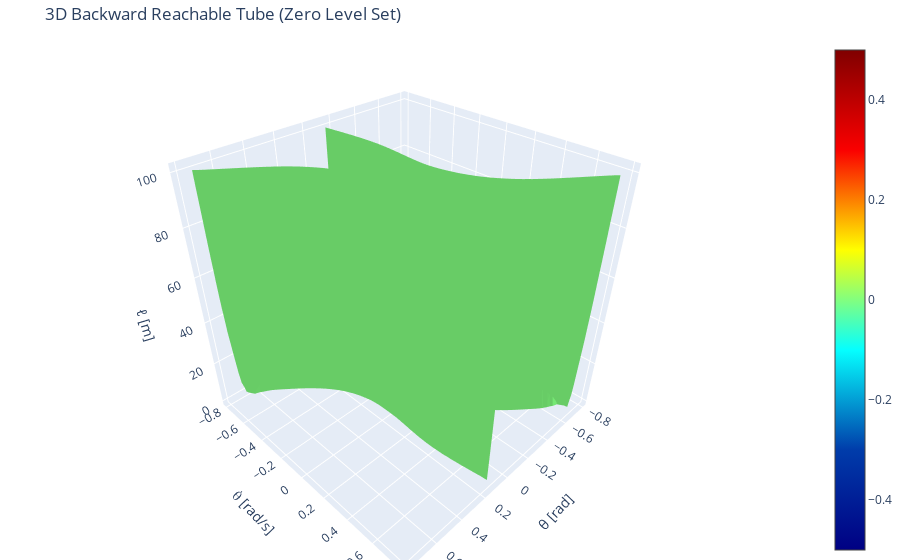

Notebook source saved alongside this figure:
### Code cell
fig = go.Figure(data=go.Isosurface(
    x=grid.states[..., 0].ravel(),  # θ
    y=grid.states[..., 1].ravel(),  # θ̇
    z=grid.states[..., 2].ravel(),  # ℓ
    value=target_values.ravel(),   # Value function
    isomin=0,
    isomax=0,
    surface_count=1,
    colorscale="Jet",
    caps=dict(x_show=False, y_show=False, z_show=False),  # Hide cut faces
    showscale=True
))

fig.update_layout(
    title="3D Backward Reachable Tube (Zero Level Set)",
    scene=dict(
        xaxis_title="θ [rad]",
        yaxis_title="θ̇ [rad/s]",
        zaxis_title="ℓ [m]",
    ),
    margin=dict(l=0, r=0, t=40, b=0)
)

fig.show()

### Figure 1 — Plotly figure (JSON) as saved in the notebook; plotly's stock layout.template omitted (floating-point values rounded to 4 significant figures; data arrays with more than 128 entries replaced by an {"elided": "..."} marker saying what was removed)
{"data": [{"caps": {"x": {"show": false}, "y": {"show": false}, "z": {"show": false}}, "colorscale": [[0, "rgb(0,0,131)"], [0.2, "rgb(0,60,170)"], [0.4, "rgb(5,255,255)"], [0.6, "rgb(255,255,0)"], [0.8, "rgb(250,0,0)"], [1, "rgb(128,0,0)"]], "isomax": 0, "isomin": 0, "showscale": true, "surface": {"count": 1}, "type": "isosurface", "value": {"elided": "25000 float values"}, "x": {"elided": "25000 float values"}, "y": {"elided": "25000 float values"}, "z": {"elided": "25000 float values"}}], "layout": {"margin": {"b": 0, "l": 0, "r": 0, "t": 40}, "scene": {"xaxis": {"title": {"text": "θ [rad]"}}, "yaxis": {"title": {"text": "θ̇ [rad/s]"}}, "zaxis": {"title": {"text": "ℓ [m]"}}}, "title": {"text": "3D Backward Reachable Tube (Zero Level Set)"}}}
